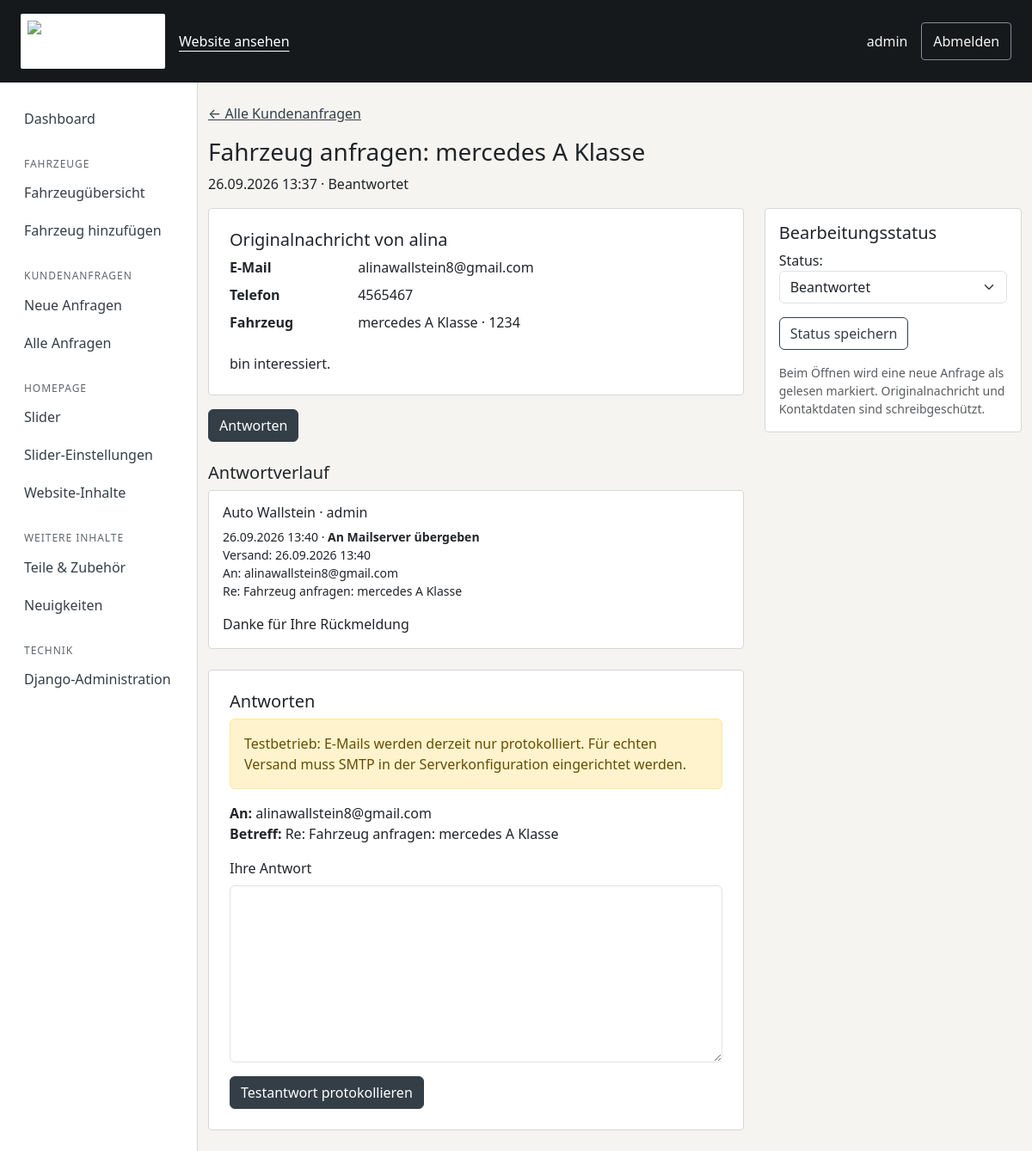
/verwaltung/anfragen/22/ (signed in), run on the app's committed database.
### vehicles/models.py (models this page shows, shortened)
class CustomerInquiry(models.Model):
    status = models.CharField('Status', max_length=20, choices=InquiryStatus.choices, default=InquiryStatus.NEW, db_index=True)
    subject = models.CharField('Betreff', max_length=300, blank=True, editable=False)
    inquiry_type = models.CharField(
        max_length=30,
        choices=[("vehicle_request", "Fahrzeug anfragen"), ("test_drive", "Probefahrt anfragen")],
        default="vehicle_request",
    )
    vehicle = models.ForeignKey(Vehicle, on_delete=models.SET_NULL, blank=True, null=True, related_name="inquiries")
    name = models.CharField(max_length=150)
    email = models.EmailField()
    phone = models.CharField(max_length=50, blank=True)
    message = models.TextField()
    created_at = models.DateTimeField(auto_now_add=True)
    updated_at = models.DateTimeField(auto_now=True)
    class Meta:
        ordering = ["-created_at"]
        verbose_name = "Kundenanfrage"
        verbose_name_plural = "Kundenanfragen"
    @property
    def display_subject(self):
        if self.subject:
            return self.subject
        vehicle = f'{self.vehicle.brand} {self.vehicle.model}' if self.vehicle else ''
        return f'{self.get_inquiry_type_display()}{": " + vehicle if vehicle else ""}'[:300]

class Vehicle(models.Model):
    internal_number = models.CharField(max_length=50, unique=True, verbose_name="Interne Fahrzeugnummer")
    brand = models.CharField(max_length=100, verbose_name="Marke")
    model = models.CharField(max_length=120, verbose_name="Modell")
    variant = models.CharField(max_length=150, blank=True, verbose_name="Variante / Modellbezeichnung")
    vehicle_type = models.CharField(max_length=80, verbose_name="Fahrzeugtyp")
    first_registration = models.DateField(verbose_name="Erstzulassung")
    year = models.PositiveIntegerField(verbose_name="Baujahr")
    mileage = models.PositiveIntegerField(verbose_name="Kilometerstand")
    fuel_type = models.CharField(max_length=60, verbose_name="Kraftstoffart")
    transmission = models.CharField(max_length=50, verbose_name="Getriebe")
    power_kw = models.PositiveIntegerField(verbose_name="Leistung kW")
    power_ps = models.PositiveIntegerField(verbose_name="Leistung PS")
    engine_capacity = models.PositiveIntegerField(verbose_name="Hubraum")
    doors = models.PositiveIntegerField(verbose_name="Anzahl Türen")
    seats = models.PositiveIntegerField(verbose_name="Anzahl Sitzplätze")
    exterior_color = models.CharField(max_length=80, verbose_name="Außenfarbe")
    interior_equipment = models.CharField(max_length=200, blank=True, verbose_name="Innenausstattung")
    vin = models.CharField(max_length=50, blank=True, verbose_name="FIN / Fahrgestellnummer")
    previous_owners = models.PositiveIntegerField(default=0, verbose_name="Anzahl Vorbesitzer")
    hu_valid_until = models.DateField(blank=True, null=True, verbose_name="HU gültig bis")
    purchase_price = models.DecimalField(max_digits=12, decimal_places=2, verbose_name="Einkaufspreis")
    sale_price = models.DecimalField(max_digits=12, decimal_places=2, verbose_name="Verkaufspreis")
    description = models.TextField(blank=True, verbose_name="Beschreibung")
    equipment = models.TextField(blank=True, verbose_name="Ausstattung")
    status = models.CharField(
        max_length=30,
        choices=VehicleStatus.choices,
        default=VehicleStatus.IN_PREPARATION,
        verbose_name="Status",
    )
    is_published = models.BooleanField(default=False, verbose_name="Veröffentlicht")
    public_visible = models.BooleanField(default=False, verbose_name="Öffentlich sichtbar")
    created_at = models.DateTimeField(default=timezone.now, verbose_name="Datum der Aufnahme")
    updated_at = models.DateTimeField(auto_now=True, verbose_name="Datum der letzten Änderung")
    class Meta:
        ordering = ["-updated_at"]
        verbose_name = "Fahrzeug"
        verbose_name_plural = "Fahrzeuge"

class InquiryReply(models.Model):
    class Status(models.TextChoices):
        SENDING = 'sending', 'Versand läuft / Ergebnis offen'
        SENT = 'sent', 'An Mailserver übergeben'
        FAILED = 'failed', 'Versand fehlgeschlagen'
        TEST = 'test', 'Nur im Testbetrieb protokolliert'
    inquiry = models.ForeignKey(CustomerInquiry, on_delete=models.CASCADE, related_name='replies')
    body = models.TextField('Antworttext', max_length=10000)
    recipient = models.EmailField('Empfänger', editable=False)
    subject = models.CharField('Betreff', max_length=320, editable=False)
    status = models.CharField('Versandstatus', max_length=16, choices=Status.choices, default=Status.SENDING)
    request_id = models.UUIDField(default=uuid.uuid4, unique=True, editable=False)
    author = models.ForeignKey(settings.AUTH_USER_MODEL, on_delete=models.SET_NULL, null=True, blank=True)
    created_at = models.DateTimeField('Erstellt', auto_now_add=True)
    sent_at = models.DateTimeField('Versanddatum', null=True, blank=True)
    class Meta:
        ordering = ['created_at', 'pk']
        verbose_name = 'Antwort auf Kundenanfrage'
        verbose_name_plural = 'Antwortverlauf'

### vehicles/inquiry_views.py (the view)
@never_cache
@login_required
@permission_required('vehicles.view_customerinquiry', raise_exception=True)
def inquiry_detail(request, pk):
    inquiry = get_object_or_404(inquiry_queryset(), pk=pk)
    if request.user.has_perm('vehicles.change_customerinquiry') and inquiry.status == InquiryStatus.NEW:
        updated = CustomerInquiry.objects.filter(pk=pk, status=InquiryStatus.NEW).update(status=InquiryStatus.READ, updated_at=timezone.now())
        if updated:
            inquiry.status = InquiryStatus.READ
    return render_detail(request, inquiry)

### vehicles/inquiry_forms.py
class InquiryReplyForm(forms.Form):
    request_id = forms.UUIDField(initial=uuid.uuid4, widget=forms.HiddenInput())
    body = forms.CharField(label='Ihre Antwort', max_length=10000,
        widget=forms.Textarea(attrs={'class': 'form-control', 'rows': 8}))

class InquiryStatusForm(forms.Form):
    status = forms.ChoiceField(label='Status', choices=InquiryStatus.choices,
                               widget=forms.Select(attrs={'class': 'form-select'}))

### vehicles/content.py (called while the page is built)
def homepage_content(values=None):
    interval = Homepage._meta.get_field("slider_interval").default
    if values is None:
        page = Homepage.objects.filter(pk=1).first()
        values = page.published if page else {}
        interval = page.slider_interval if page else interval
    result = {key: values.get(key, default) for key, label, default, group in TEXT_FIELDS}
    image_ids = [values[key] for key, *_ in IMAGE_FIELDS if isinstance(values.get(key), int)]
    images = HomepageImage.objects.in_bulk(image_ids)
    for key, label, fallback, group in IMAGE_FIELDS:
        asset = images.get(values.get(key))
        result[key] = asset.image.url if asset else (static(fallback) if fallback else '')
    result["slider_interval"] = interval
    return result

def website_content(request):
    if not hasattr(request, '_homepage_content'):
        request._homepage_content = homepage_content()
    return {'site_content': request._homepage_content}

### vehicles/inquiry_mail.py (called while the page is built)
def mail_is_test_mode():
    return settings.EMAIL_BACKEND in TEST_BACKENDS

### vehicles/inquiry_views.py (called while the page is built)
def inquiry_queryset():
    return CustomerInquiry.objects.select_related('vehicle')

def render_detail(request, inquiry, *, reply_form=None, status_form=None):
    return render(request, 'management/inquiry_detail.html', {
        'inquiry': inquiry, 'replies': inquiry.replies.select_related('author'),
        'reply_form': reply_form if reply_form is not None else InquiryReplyForm(),
        'status_form': status_form if status_form is not None else InquiryStatusForm(initial={'status': inquiry.status}),
        'mail_test_mode': mail_is_test_mode(),
    })

### templates/management/inquiry_detail.html (shortened to what this page needs)
{% extends 'management/base.html' %}
{% block content %}
<section class="container py-4">
    <a href="{% url 'management_inquiries' %}">← Alle Kundenanfragen</a>
    <h1 class="h3 mt-3">{{ inquiry.display_subject }}</h1>
    <p>{{ inquiry.created_at|date:'d.m.Y H:i' }} · {{ inquiry.get_status_display }}</p>
    <div class="row g-4">
        <div class="col-xl-8 inquiry-thread">
            <article class="card p-4 mb-3"><h2 class="h5">Originalnachricht von {{ inquiry.name }}</h2>
                <dl class="row mb-3"><dt class="col-sm-3">E-Mail</dt><dd class="col-sm-9">{{ inquiry.email }}</dd>
                {% if inquiry.phone %}<dt class="col-sm-3">Telefon</dt><dd class="col-sm-9">{{ inquiry.phone }}</dd>{% endif %}
                {% if inquiry.vehicle %}<dt class="col-sm-3">Fahrzeug</dt><dd class="col-sm-9">{{ inquiry.vehicle.brand }} {{ inquiry.vehicle.model }} · {{ inquiry.vehicle.internal_number }}</dd>{% endif %}</dl>
                <div class="inquiry-original">{{ inquiry.message }}</div>
            </article>
            {% if perms.vehicles.change_customerinquiry and perms.vehicles.add_inquiryreply %}<a class="btn btn-primary mb-4" href="#reply">Antworten</a>{% endif %}
            <h2 class="h5">Antwortverlauf</h2>
            {% for reply in replies %}<article class="card p-3 mb-3">
                <h3 class="h6">Auto Wallstein · {{ reply.author.get_full_name|default:reply.author.username|default:'Ehemaliger Mitarbeiter' }}</h3>
                <p class="small">{{ reply.created_at|date:'d.m.Y H:i' }} · <strong>{{ reply.get_status_display }}</strong>{% if reply.sent_at %}<br>Versand: {{ reply.sent_at|date:'d.m.Y H:i' }}{% endif %}<br>An: {{ reply.recipient }}<br>{{ reply.subject }}</p>
                <div class="inquiry-reply">{{ reply.body }}</div>
            </article>{% empty %}<p>Noch keine Mitarbeiterantwort vorhanden.</p>{% endfor %}
            {% if perms.vehicles.change_customerinquiry and perms.vehicles.add_inquiryreply %}
            <section id="reply" class="card p-4 mt-4"><h2 class="h5">Antworten</h2>
                {% if mail_test_mode %}<p class="alert alert-warning">Testbetrieb: E-Mails werden derzeit nur protokolliert. Für echten Versand muss SMTP in der Serverkonfiguration eingerichtet werden.</p>{% endif %}
                <p><strong>An:</strong> {{ inquiry.email }}<br><strong>Betreff:</strong> Re: {{ inquiry.display_subject }}</p>
                <form method="post" action="{% url 'inquiry_reply' inquiry.pk %}" data-unsaved-form{% if reply_form.errors %} data-unsaved-errors{% endif %}>
                    <label class="form-label" for="{{ reply_form.body.id_for_label }}">{{ reply_form.body.label }}</label>
                    {{ reply_form.body }}{{ reply_form.body.errors }}
                    <button class="btn btn-primary mt-3" type="submit">{% if mail_test_mode %}Testantwort protokollieren{% else %}Antwort per E-Mail senden{% endif %}</button>
                </form>
            </section>{% endif %}
        </div>
        {% if perms.vehicles.change_customerinquiry %}<aside class="col-xl-4"><div class="card p-3">
            <h2 class="h5">Bearbeitungsstatus</h2>
            <form method="post" action="{% url 'inquiry_status' inquiry.pk %}">
                {% csrf_token %}{{ status_form.as_p }}<button class="btn btn-outline-primary" type="submit">Status speichern</button>
            </form>
            <p class="small text-muted mt-3 mb-0">Beim Öffnen wird eine neue Anfrage als gelesen markiert. Originalnachricht und Kontaktdaten sind schreibgeschützt.</p>
        </div></aside>{% endif %}
    </div>
</section>
{% endblock %}

### templates/management/base.html (shortened to what this page needs)
{% load static %}
<!DOCTYPE html>
<html lang="de">
<head>
    <link href="https://cdn.jsdelivr.net/npm/bootstrap@5.3.3/dist/css/bootstrap.min.css" rel="stylesheet">
    <link href="{% static 'css/management.css' %}?v=workspace-2" rel="stylesheet">
</head>
<body>
    <header class="management-header">
        <div class="container-fluid d-flex align-items-center flex-wrap gap-3 px-4 py-3">
            <a href="{% url 'dashboard' %}" class="management-brand"><img src="{% static 'images/logo.png' %}" width="168" height="48" alt="Auto Wallstein – Verwaltung"></a>
            <a href="{% url 'home' %}">Website ansehen</a>
            <span class="ms-auto">{{ user.get_full_name|default:user.username }}</span>
            <form method="post" action="{% url 'logout' %}">{% csrf_token %}<button class="management-logout" type="submit">Abmelden</button></form>
        </div>
    </header>
    <div class="management-layout">
        <nav id="site-menu" class="management-sidebar" aria-label="Verwaltung">
            <a href="{% url 'dashboard' %}"{% if request.resolver_match.url_name == 'dashboard' %} aria-current="page"{% endif %}>Dashboard</a>
            {% if perms.vehicles.view_vehicle %}<h2>Fahrzeuge</h2>
            <a href="{% url 'management_vehicles' %}">Fahrzeugübersicht</a>
            {% if perms.vehicles.add_vehicle %}<a href="{% url 'vehicle_create' %}">Fahrzeug hinzufügen</a>{% endif %}{% endif %}
            {% if perms.vehicles.view_customerinquiry %}<h2>Kundenanfragen</h2>
            <a href="{% url 'management_inquiries' %}?status=new">Neue Anfragen</a>
            <a href="{% url 'management_inquiries' %}">Alle Anfragen</a>{% endif %}
            {% if perms.vehicles.view_heroslide or perms.vehicles.change_homepage or perms.vehicles.change_slider_settings %}<h2>Homepage</h2>
            {% if perms.vehicles.view_heroslide %}<a href="{% url 'management_slides' %}">Slider</a>{% endif %}
            {% if perms.vehicles.change_slider_settings %}<a href="{% url 'slider_settings' %}">Slider-Einstellungen</a>{% endif %}
            {% if perms.vehicles.change_homepage %}<a href="{% url 'homepage_edit' %}">Website-Inhalte</a>{% endif %}{% endif %}
            {% if perms.vehicles.view_accessory or perms.vehicles.view_newsarticle %}<h2>Weitere Inhalte</h2>
            {% if perms.vehicles.view_accessory %}<a href="{% url 'management_accessories' %}">Teile & Zubehör</a>{% endif %}
            {% if perms.vehicles.view_newsarticle %}<a href="{% url 'management_news' %}">Neuigkeiten</a>{% endif %}{% endif %}
            {% if user.is_superuser %}<h2>Technik</h2><a href="{% url 'admin:index' %}">Django-Administration</a>{% endif %}
        </nav>
        <main id="management-content" tabindex="-1">
            {% block content %}{% endblock %}
        </main>
    </div>
</body>
</html>

### static/css/management.css (style rules this page uses)
body { background: #f5f4f1; color: #202428; }
.management-header { background: #16191c; color: #f5f4f1; }
.management-header a { color: #ffffff; min-height: 44px; display: inline-flex; align-items: center; text-underline-offset: .3em; }
.management-brand img { width: 168px; height: auto; object-fit: contain; background: #fff; padding: 8px; border-radius: 2px; }
.card, .stat-card { background: white; border: 1px solid #d5d7d8; border-radius: 4px; box-shadow: none; }
input, select, textarea { scroll-margin-block: 5rem; }
.management-layout { display: grid; grid-template-columns: 230px minmax(0, 1fr); min-height: 85vh; }
.management-layout main { min-width: 0; }
.management-sidebar { background: #fff; border-right: 1px solid #d5d7d8; padding: 1.25rem; }
.management-sidebar h2 { font-size: .75rem; text-transform: uppercase; letter-spacing: .08em; color: #60666b; margin: 1.5rem .5rem .25rem; }
.management-sidebar a { display: flex; align-items: center; min-height: 44px; padding: .5rem; color: #202428; border-radius: 4px; text-decoration: none; }
.management-logout { color: inherit; background: transparent; border: 1px solid #858c91; border-radius: 4px; min-height: 44px; padding: .4rem .8rem; }
.management-layout .btn-primary { --bs-btn-bg: #343e47; --bs-btn-border-color: #343e47; --bs-btn-hover-bg: #1c252d; --bs-btn-hover-border-color: #1c252d; }
.inquiry-original, .inquiry-reply { white-space: pre-wrap; overflow-wrap: anywhere; }
.inquiry-thread { max-width: 860px; }
.management-layout a:not(.btn) { color: #343e47; }
.management-layout .btn-outline-primary { --bs-btn-color: #343e47; --bs-btn-border-color: #343e47; --bs-btn-hover-bg: #343e47; --bs-btn-hover-border-color: #343e47; }

### data on the page
CustomerInquiry: display_subject "Fahrzeug anfragen: mercedes A Klasse", created_at "26.09.2026 13:37", status "Beantwortet", name "alina", email "alinawallstein8@gmail.com", phone "4565467", vehicle.brand "mercedes", vehicle.model "A Klasse", vehicle.internal_number "1234", message "bin interessiert."
InquiryReply: author.get_full_name "admin", created_at "26.09.2026 13:40", status "An Mailserver übergeben", sent_at "26.09.2026 13:40", recipient "alinawallstein8@gmail.com", subject "Re: Fahrzeug anfragen: mercedes A Klasse", body "Danke für Ihre Rückmeldung"

### other printed values
{{ user.get_full_name|default:user.username }} "admin"
{{ reply_form.body.label }} "Ihre Antwort"
